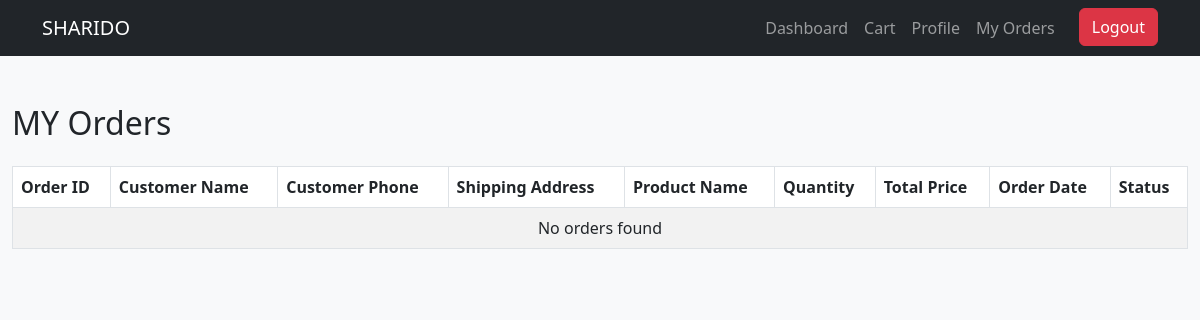
Page /orders.php on the earlier database version.
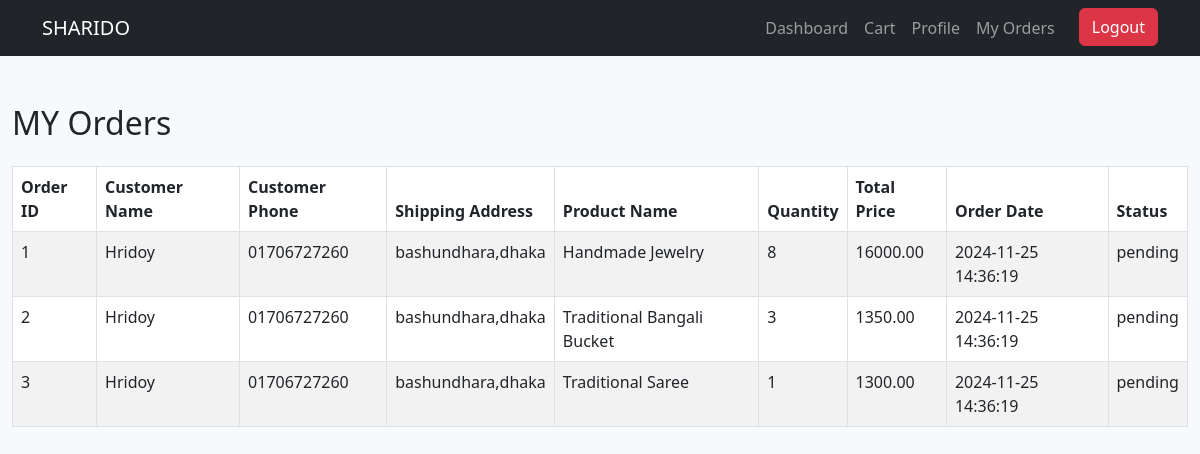
Same page on the later database version.
### tables this page shows
CREATE TABLE `orders` (
  `id` int(11) NOT NULL,
  `user_id` int(11) NOT NULL,
  `name` varchar(255) NOT NULL,
  `phone` varchar(15) NOT NULL,
  `shipping_address` varchar(255) DEFAULT NULL,
  `product_id` int(11) NOT NULL,
  `quantity` int(11) NOT NULL,
  `total_price` decimal(10,2) NOT NULL,
  `order_date` datetime DEFAULT current_timestamp(),
  `status` enum('pending','completed','cancelled') DEFAULT 'pending'
);

CREATE TABLE `users` (
  `id` int(11) NOT NULL,
  `name` varchar(100) NOT NULL,
  `email` varchar(100) NOT NULL,
  `password` varchar(255) NOT NULL,
  `phone` varchar(15) DEFAULT NULL,
  `address` varchar(255) DEFAULT NULL,
  `profile_picture` varchar(255) DEFAULT 'default-profile.png',
  `joined_date` datetime DEFAULT current_timestamp()
);

CREATE TABLE `products` (
  `id` int(11) NOT NULL,
  `category` varchar(255) DEFAULT NULL,
  `name` varchar(100) NOT NULL,
  `description` text DEFAULT NULL,
  `price` decimal(10,2) NOT NULL,
  `image` varchar(255) DEFAULT NULL,
  `stock` int(11) NOT NULL
);

### orders.php (the view, shortened to what this page needs)
<?php
$host = 'localhost';
$user = 'root';
$password = '';
$dbname = 'sharido';
$conn = new mysqli($host, $user, $password, $dbname);
$sql = "SELECT orders.id, users.name AS customer_name, users.phone AS customer_phone, users.address, products.name AS product_name, orders.quantity, orders.total_price, orders.order_date, orders.status FROM orders INNER JOIN users ON orders.user_id = users.id INNER JOIN products ON orders.product_id = products.id;";
$result = $conn->query($sql);
?>
<!DOCTYPE html>
<html lang="en">
<head>
    <link rel="stylesheet" href="https://cdn.jsdelivr.net/npm/bootstrap@5.3.0/dist/css/bootstrap.min.css">
</head>
<body>
    <link href="https://cdn.jsdelivr.net/npm/bootstrap@5.3.0-alpha1/dist/css/bootstrap.min.css" rel="stylesheet">
</head>
<body>
    <nav class="navbar navbar-expand-lg navbar-dark bg-dark">
        <div class="container">
            <a class="navbar-brand" href="dashboard.php">SHARIDO</a>
            <div class="collapse navbar-collapse" id="navbarNav">
                <ul class="navbar-nav ms-auto">
                    <li class="nav-item">
                        <a class="nav-link" href="dashboard.php">Dashboard</a>
                    </li>
                    <li class="nav-item">
                        <a class="nav-link" href="cart.php">Cart</a>
                    </li>
                    <li class="nav-item">
                        <a class="nav-link" href="profile.php">Profile</a>
                    </li>
                    <li class="nav-item">
                        <a href="orders.php" class="nav-link">My Orders</a>
                    </li>
                    <li class="nav-item">
                        <a href="index.php" class="btn btn-danger ms-3">Logout</a>
                    </li>
                </ul>
            </div>
        </div>
    </nav>
    <div class="container-fluid">
        <div class="row">
<div class="container mt-5">
    <h2 class="mb-4">MY Orders</h2>
    <table class="table table-bordered table-striped">
        <thead>
            <tr>
                <th>Order ID</th>
                <th>Customer Name</th>
                <th>Customer Phone</th>
                <th>Shipping Address</th>
                <th>Product Name</th>
                <th>Quantity</th>
                <th>Total Price</th>
                <th>Order Date</th>
                <th>Status</th>
            </tr>
        </thead>
        <tbody>
            <?php
            if ($result->num_rows > 0) {
                while ($row = $result->fetch_assoc()) {
                    echo "<tr>
                            <td>{$row['id']}</td>
                            <td>{$row['customer_name']}</td>
                            <td>{$row['customer_phone']}</td>
                            <td>{$row['address']}</td>
                            <td>{$row['product_name']}</td>
                            <td>{$row['quantity']}</td>
                            <td>{$row['total_price']}</td>
                            <td>{$row['order_date']}</td>
                            <td>{$row['status']}</td>
                          </tr>";
                }
            } else {
                echo "<tr><td colspan='9' class='text-center'>No orders found</td></tr>";
            }
            ?>
        </tbody>
    </table>
</div>
</body>
</html>

### orders.php (style rules this page uses)
body { background-color: #f8f9fa; }

Differences in the rows shown:
added orders: id "1", user.name "Hridoy", user.phone "01706727260", user.address "bashundhara,dhaka", product.name "Handmade Jewelry", quantity "8", total_price "16000.00", order_date "2024-11-25 14:36:19", status "pending"
added orders: id "2", user.name "Hridoy", user.phone "01706727260", user.address "bashundhara,dhaka", product.name "Traditional Bangali Bucket", quantity "3", total_price "1350.00", order_date "2024-11-25 14:36:19", status "pending"
added orders: id "3", user.name "Hridoy", user.phone "01706727260", user.address "bashundhara,dhaka", product.name "Traditional Saree", quantity "1", total_price "1300.00", order_date "2024-11-25 14:36:19", status "pending"
Other differences:
text no longer shown: "No orders found"
